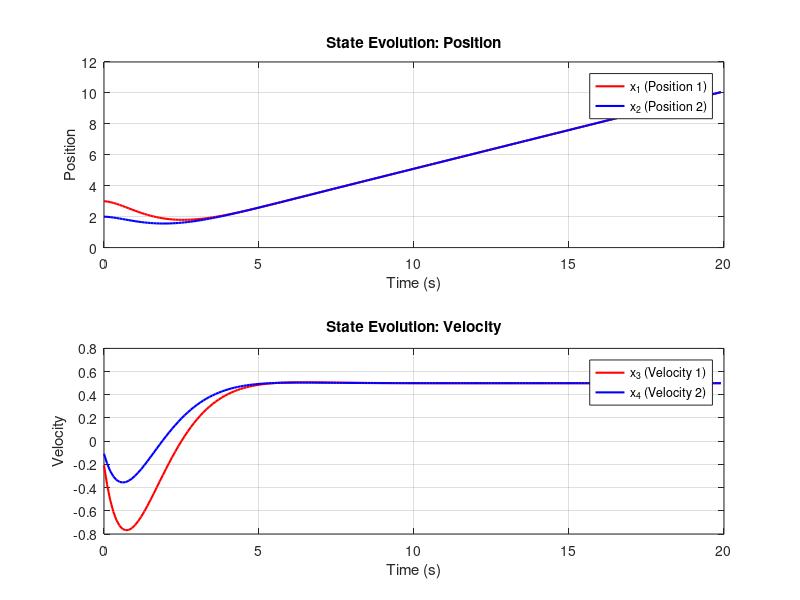

Reproduce this figure in MATLAB.
% System matrices
A = [0, 0, 1, 0;
     0, 0, 0, 1;
     0, 0, 0, 0;
     0, 0, 0, 0];

B = [0, 0;
     0, 0;
     1, 0;
     0, 1];

% Define the cost matrices for state and input
Q = [1 0 0 0; 
     0 1 0 0; 
     0 0 1 0; 
     0 0 0 1];   % State weighting matrix

R = [1 0; 0 1]; % Control weighting matrix

% Calculate the optimal feedback gain matrix K using LQR
[K, S, E] = lqr(A, B, Q, R);

% Simulation parameters
dt = 0.1;              % Time step
T = 20;                % Total simulation time
n_steps = T / dt;      % Number of time steps
t = 0:dt:T;            % Time vector

% Initial state
x = [3; 2; 0; 0];  % Initial state (position and velocity)
x_history = zeros(4, length(t)); % Store state history for plotting


vx = 0.5;
vy = 0.5;
deried_traj = [0;0;vx;vy];

% Perform the simulation using a for loop
for i = 1:n_steps
    % Control law: u = -Kx
    
    deried_traj = deried_traj + [vx*dt;vy*dt;0;0];
    u = -K * (x - deried_traj);
    
    % State update using Euler integration (x_dot = Ax + Bu)
    x_dot = A * x + B * u;
    x = x + x_dot * dt;  % Euler integration
    
    % Store the state for plotting
    x_history(:, i) = x;
end

% Plot results
figure;
subplot(2, 1, 1);
plot(t(1:n_steps), x_history(1, 1:n_steps), 'r', 'LineWidth', 1.5); hold on;
plot(t(1:n_steps), x_history(2, 1:n_steps), 'b', 'LineWidth', 1.5);
xlabel('Time (s)');
ylabel('Position');
legend('x_1 (Position 1)', 'x_2 (Position 2)');
title('State Evolution: Position');
grid on;

subplot(2, 1, 2);
plot(t(1:n_steps), x_history(3, 1:n_steps), 'r', 'LineWidth', 1.5); hold on;
plot(t(1:n_steps), x_history(4, 1:n_steps), 'b', 'LineWidth', 1.5);
xlabel('Time (s)');
ylabel('Velocity');
legend('x_3 (Velocity 1)', 'x_4 (Velocity 2)');
title('State Evolution: Velocity');
grid on;
